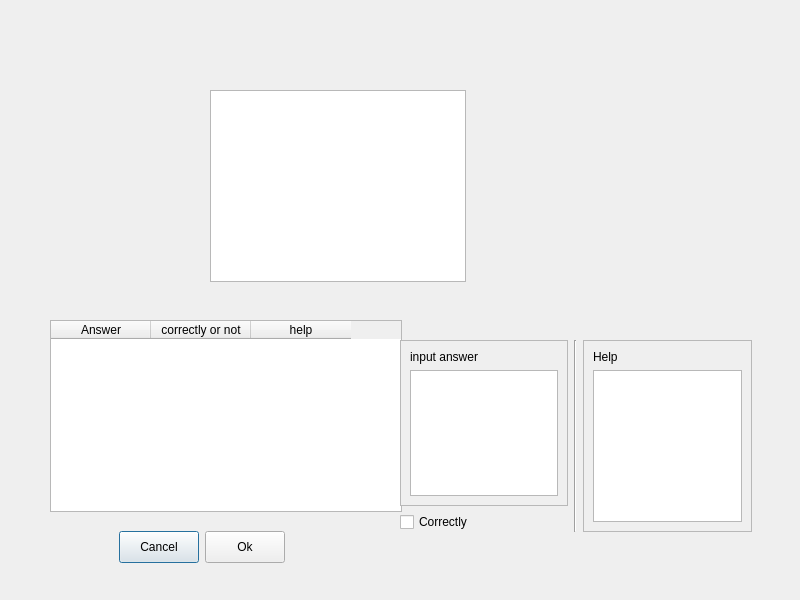
<?xml version="1.0" encoding="UTF-8"?>
<ui version="4.0">
 <class>admin_form_add</class>
 <widget class="QDialog" name="admin_form_add">
  <property name="geometry">
   <rect>
    <x>0</x>
    <y>0</y>
    <width>800</width>
    <height>600</height>
   </rect>
  </property>
  <property name="windowTitle">
   <string>Dialog</string>
  </property>
  <widget class="QTableWidget" name="tableWidget">
   <property name="geometry">
    <rect>
     <x>50</x>
     <y>320</y>
     <width>352</width>
     <height>192</height>
    </rect>
   </property>
   <property name="minimumSize">
    <size>
     <width>301</width>
     <height>192</height>
    </size>
   </property>
   <column>
    <property name="text">
     <string>Answer</string>
    </property>
   </column>
   <column>
    <property name="text">
     <string>correctly or not</string>
    </property>
   </column>
   <column>
    <property name="text">
     <string>help</string>
    </property>
   </column>
  </widget>
  <widget class="QWidget" name="">
   <property name="geometry">
    <rect>
     <x>400</x>
     <y>340</y>
     <width>352</width>
     <height>192</height>
    </rect>
   </property>
   <layout class="QGridLayout" name="gridLayout_13">
    <item row="0" column="0">
     <layout class="QGridLayout" name="gridLayout_11">
      <item row="0" column="0">
       <layout class="QGridLayout" name="gridLayout_8">
        <item row="0" column="1">
         <widget class="QScrollArea" name="scrollArea_2">
          <property name="widgetResizable">
           <bool>true</bool>
          </property>
          <widget class="QWidget" name="scrollAreaWidgetContents_3">
           <property name="geometry">
            <rect>
             <x>0</x>
             <y>0</y>
             <width>153</width>
             <height>158</height>
            </rect>
           </property>
           <layout class="QGridLayout" name="gridLayout_7">
            <item row="1" column="0">
             <widget class="QTextEdit" name="textEdit_2"/>
            </item>
            <item row="0" column="0">
             <widget class="QLabel" name="label_2">
              <property name="text">
               <string>input answer</string>
              </property>
             </widget>
            </item>
           </layout>
          </widget>
         </widget>
        </item>
       </layout>
      </item>
      <item row="1" column="0">
       <widget class="QCheckBox" name="checkBox">
        <property name="text">
         <string>Correctly</string>
        </property>
       </widget>
      </item>
     </layout>
    </item>
    <item row="0" column="1">
     <layout class="QGridLayout" name="gridLayout_12">
      <item row="0" column="0">
       <widget class="Line" name="line">
        <property name="orientation">
         <enum>Qt::Vertical</enum>
        </property>
       </widget>
      </item>
      <item row="0" column="1">
       <layout class="QGridLayout" name="gridLayout_10">
        <item row="0" column="0">
         <widget class="QScrollArea" name="scrollArea">
          <property name="widgetResizable">
           <bool>true</bool>
          </property>
          <widget class="QWidget" name="scrollAreaWidgetContents_2">
           <property name="geometry">
            <rect>
             <x>0</x>
             <y>0</y>
             <width>153</width>
             <height>184</height>
            </rect>
           </property>
           <layout class="QGridLayout" name="gridLayout_9">
            <item row="0" column="0">
             <widget class="QLabel" name="label_3">
              <property name="text">
               <string>Help</string>
              </property>
             </widget>
            </item>
            <item row="1" column="0">
             <widget class="QTextEdit" name="textEdit_3"/>
            </item>
           </layout>
          </widget>
         </widget>
        </item>
       </layout>
      </item>
     </layout>
    </item>
   </layout>
  </widget>
  <widget class="QTextEdit" name="textEdit">
   <property name="geometry">
    <rect>
     <x>210</x>
     <y>90</y>
     <width>256</width>
     <height>192</height>
    </rect>
   </property>
  </widget>
  <widget class="QWidget" name="">
   <property name="geometry">
    <rect>
     <x>90</x>
     <y>530</y>
     <width>195</width>
     <height>34</height>
    </rect>
   </property>
   <layout class="QGridLayout" name="gridLayout">
    <item row="0" column="0">
     <spacer name="horizontalSpacer">
      <property name="orientation">
       <enum>Qt::Horizontal</enum>
      </property>
      <property name="sizeHint" stdset="0">
       <size>
        <width>40</width>
        <height>20</height>
       </size>
      </property>
     </spacer>
    </item>
    <item row="0" column="1">
     <layout class="QGridLayout" name="gridLayout_3">
      <item row="0" column="0">
       <widget class="QPushButton" name="pushButton_2">
        <property name="maximumSize">
         <size>
          <width>91</width>
          <height>32</height>
         </size>
        </property>
        <property name="text">
         <string>Cancel</string>
        </property>
       </widget>
      </item>
      <item row="0" column="1">
       <widget class="QPushButton" name="pushButton">
        <property name="maximumSize">
         <size>
          <width>91</width>
          <height>32</height>
         </size>
        </property>
        <property name="text">
         <string>Ok</string>
        </property>
       </widget>
      </item>
     </layout>
    </item>
   </layout>
  </widget>
 </widget>
 <resources/>
 <connections/>
</ui>
